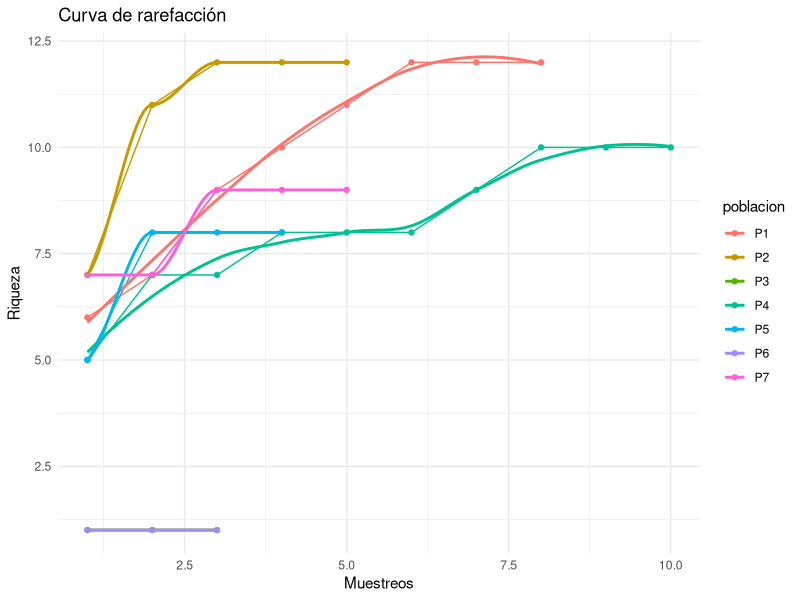
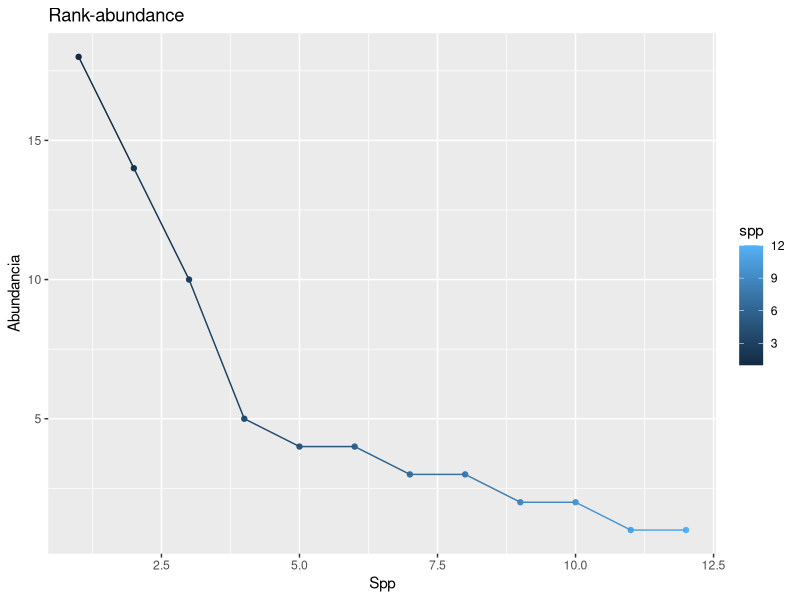
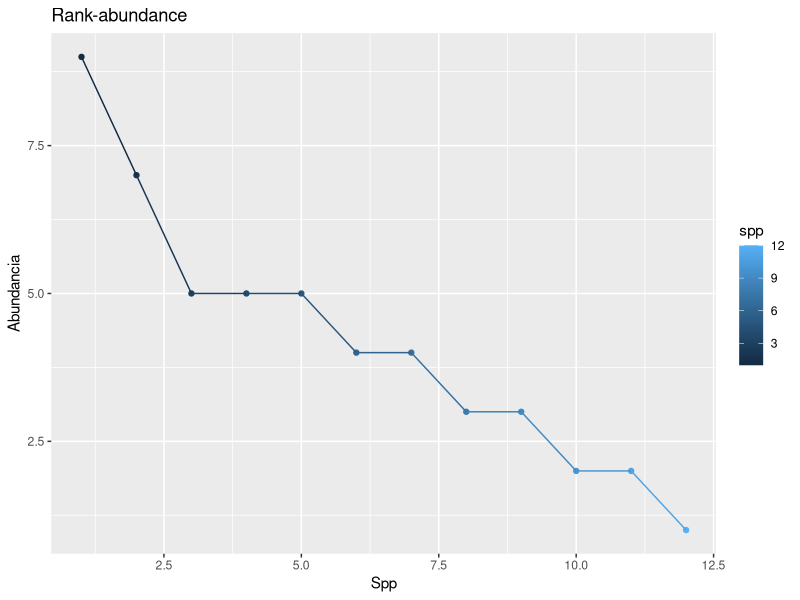
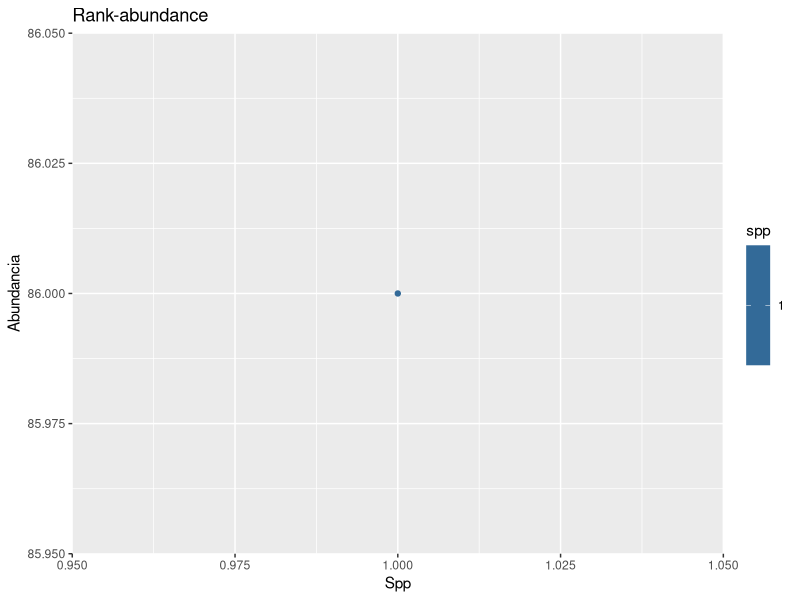
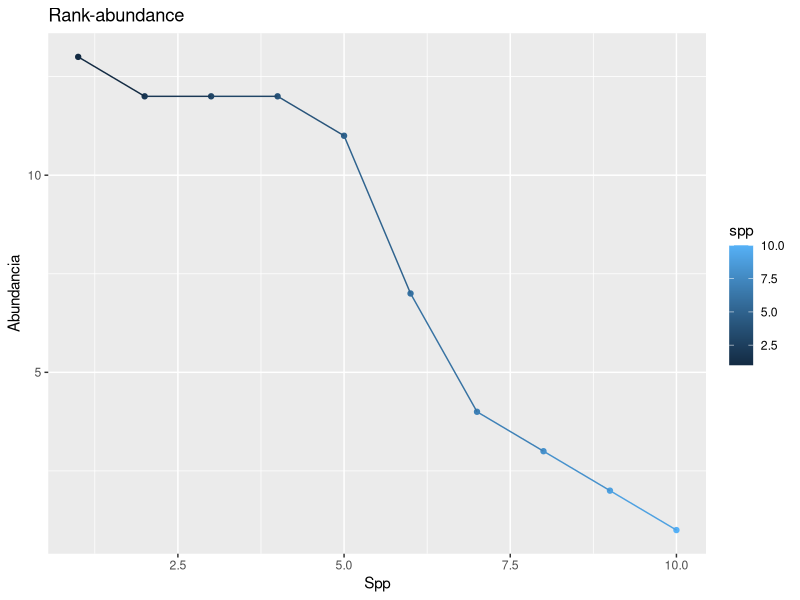
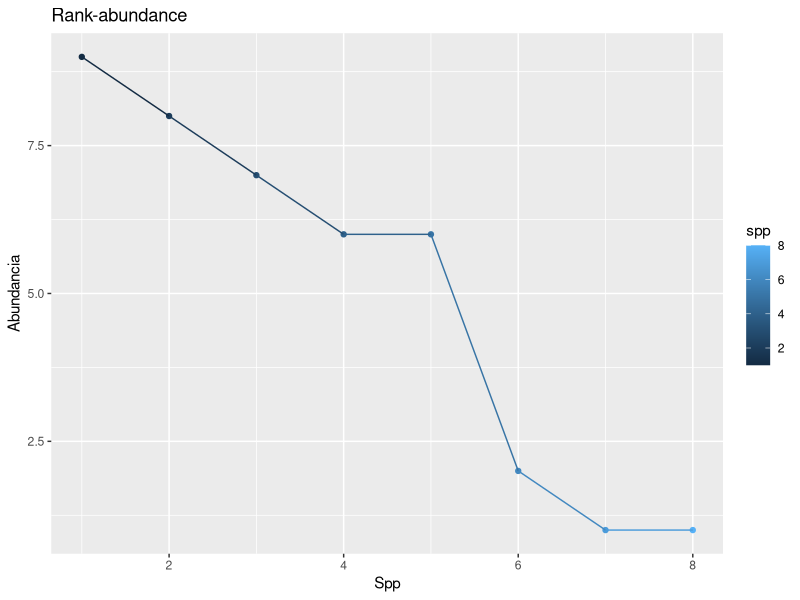
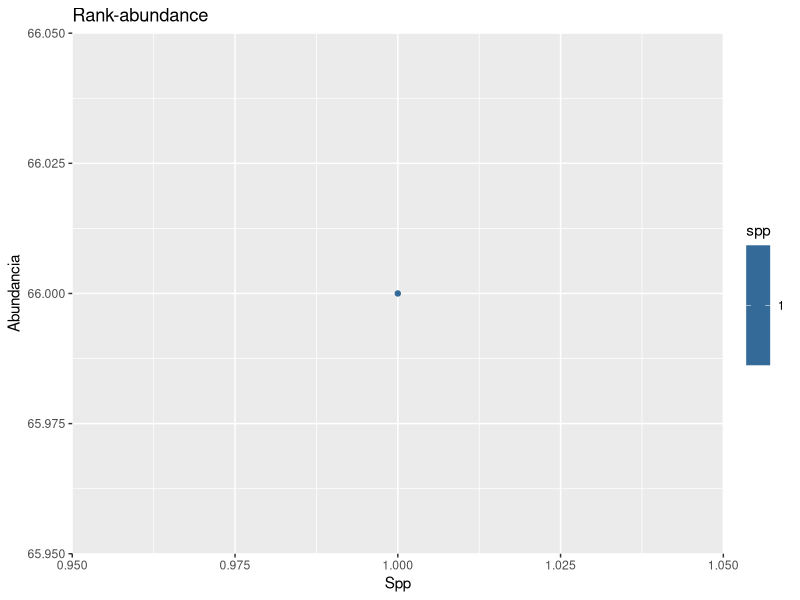
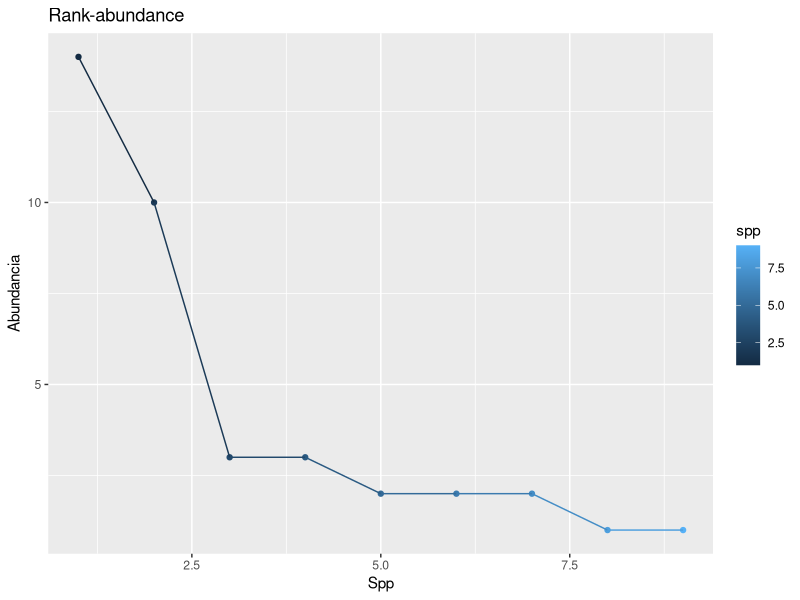

The R script that drew these images, in order:
## ---- chunk 1
library(ggplot2) 
library(tidyr) 
library(dplyr) 

# Cargar base de datos
datos <- read.csv("data/datos.csv")

# Seleccion de solo los datos de muestreos
muestreos <- datos[ ,c(1,16:25)] 
# Invertir el orden de las columnas y renglones 
muestreos2 <- as.data.frame(t(muestreos[ , c(2:11)]))
# Renombrar columnas de acuerdo a la pob a la que corresponden
colnames(muestreos2) <- c(muestreos$poblacion) 
# Agregar una columna para numero de muestreo
muestreos2$muestreo <- c(1:10)

muestreos_prueba <- muestreos2 %>% 
  pivot_longer(cols = starts_with("P"), # Selec. todas las col que empiezan con P 
               names_to = "poblacion", # Poblacion
               values_to = "riqueza") # Sp
# Conservar unicamente los valores >0
muestreos_prueba <- muestreos_prueba[muestreos_prueba$riqueza > 0, ]

# CURVA DE RAREFACCIÓN
rarefac <- ggplot(muestreos_prueba, aes(x = muestreo, y = riqueza, color = poblacion)) +
  geom_point() +  # Puntos
  geom_line() + # Union de los puntos por lineas rectas
  geom_smooth(method = "loess", se = FALSE) + # Ajuste de los puntos a una curva
  labs(title = "Curva de rarefacción", x = "Muestreos", y = "Riqueza") + # Nomb de ejes y graf
  theme_minimal() # Estilo de la graf

print(rarefac)

## ---- chunk 2
#índice de Shannon, normalización de Pielou
shan_pielou <- function(x) { {
  n <- length(x)
  total <- sum(x)
  shannon <- 0
  
  for (i in 1:n) {
    shannon <- shannon + ( (-1) * ( (x[i] / total) * log(x[i] / total) ) ) #ciclo for para no limitar el número de especies
  }
  #Pielou 
  pielou <- shannon / (log(n)) #x tiene que ser necesariamente un vector !!
}
  #Redondeo de los índices
  r_shannon <- round (shannon, 2)
  r_pielou <- round (pielou, 2)
  
  return ( 
    list (shannon = r_shannon,
          pielou = r_pielou) 
  )
}


## ---- chunk 3
#índice de Simpson 
simpson <- function (x) {
  N <- sum(x)
  simpson <- 0
  
  for (i in 1:length(x)) { #ya corregí el error 
    simpson <- simpson + ( (x[i] * (x[i] - 1) ) / ( N * (N - 1) ) )
  }
  #Inverso de Simpson 
  inv_simpson <- (1/simpson)
  
  #índice de Gini-Simpson
  gini <- (1 - simpson) #No estoy segura si es -inverso o -simpson, dejé el último
  
  #Redondeo de los índices
  r_simpson <- round (simpson, 2)
  r_inv_simpson <- round (inv_simpson, 2)
  r_gini <- round(gini, 2)
  
  return ( list (simpson = r_simpson, 
                 inv_simpson = r_inv_simpson, 
                 gini = r_gini)
  )
}

## ---- chunk 4
#Diversidad de CHAO1
chao1 <- function (x) {
  s_obs <- length (x)
  f1 <- sum (x == 1)
  f2 <- sum (x == 2)
  
  chao1 <- s_obs + ( f1^2 / ( 2 * f2) )
  
  r_chao1 <- round (chao1, 2)
 
 return (r_chao1)
 
}
## ---- chunk 5
########## INDICES POR POBLACIÓN  ##########

####            Población 1
pob1 <- datos[1, 2:13]

pob1_shan <- shan_pielou(pob1)
pob1_simpson <- simpson(pob1)
pob1_chao <- chao1(pob1)

####            Población 2 

pob2 <- datos[2, 2:13]

pob2_shan <- shan_pielou(pob2)
pob2_simpson <- simpson(pob2)
pob2_chao <- chao1(pob2)

####            Población 3
pob3 <- datos[3, 2:13]
#sólo tiene fichas naranjas, así que hay que remover los ceros
pob3 <- pob3[pob3 > 0]

pob3_shan <- shan_pielou(pob3)
pob3_simpson <- simpson(pob3)
pob3_chao <- chao1(pob3)
pob3_chao #Da valores NaN

####            Población 4
pob4 <- datos[4, 2:13]
pob4 <- pob4[pob4 > 0]

pob4_shan <- shan_pielou(pob4)
pob4_simpson <- simpson(pob4)
pob4_chao <- chao1(pob4)

####            Población 5 
pob5 <- datos[5, 2:13]
pob5 <- pob5[pob5 > 0]

pob5_shan <- shan_pielou(pob5)
pob5_simpson <- simpson(pob5)
pob5_chao <- chao1(pob5)

####            Población 6 
pob6 <- datos[6, 2:13]
pob6 <- pob6[pob6 > 0]

pob6_shan <- shan_pielou(pob6)
pob6_simpson <- simpson(pob6)
pob6_chao <- chao1(pob6)

####            Población 7 
pob7 <- datos[7, 2:13]
pob7 <- pob7[pob7 > 0]

pob7_shan <- shan_pielou(pob7)
pob7_simpson <- simpson(pob7)
pob7_chao <- chao1(pob7)

## ---- chunk 6
#Crear data list con klos objetos generados de acuerdo con el índice
indices_alpha <- data.frame( 
  poblacion = c("P1", "P2", "P3", "P4", "P5", "P6", "P7"), 
  
  shannon = as.numeric (c (pob1_shan$shannon, pob2_shan$shannon, pob3_shan$shannon, pob4_shan$shannon,
                           pob5_shan$shannon, pob6_shan$shannon, pob7_shan$shannon) ), 
  
  pielou = as.numeric (c (pob1_shan$pielou, pob2_shan$pielou, pob3_shan$pielou, pob4_shan$pielou,
                          pob5_shan$pielou, pob6_shan$pielou, pob7_shan$pielou) ), 
  
  simpson = as.numeric (c (pob1_simpson$simpson, pob2_simpson$simpson, pob3_simpson$simpson, pob4_simpson$simpson,
                           pob5_simpson$simpson, pob6_simpson$simpson, pob7_simpson$simpson) ), 
  
  inv_simpson = as.numeric ( c (pob1_simpson$inv_simpson, pob2_simpson$inv_simpson, pob3_simpson$inv_simpson, pob4_simpson$inv_simpson,
                                pob5_simpson$inv_simpson, pob6_simpson$inv_simpson, pob7_simpson$inv_simpson) ), 
  
  gini = as.numeric (c (pob1_simpson$gini, pob2_simpson$gini, pob3_simpson$gini, pob4_simpson$gini,
                        pob5_simpson$gini, pob6_simpson$gini, pob7_simpson$gini) ), 
  
  chao1 = as.numeric (c (pob1_chao, pob2_chao, pob3_chao, pob4_chao, pob5_chao, pob6_chao, pob7_chao) )
)

## ---- chunk 7
print(indices_alpha) 
## ---- chunk 8
for (x in 1:7) {
  spp1 <- datos[x,c(1:14)] # Seleccionar poblacion
  spp1.1 <- as.data.frame(t(spp1[2:13])) # Cambiar orden de los valores
  colnames(spp1.1) <- "Abundancia" # Nombrar col
  
  spp1.1 <- spp1.1 %>%
    arrange(desc(Abundancia)) # Ordenar de forma decreciente
  
  spp1.1$spp <- c(1:length(spp1.1$Abundancia)) # Numerar spp
  
  spp1.1 <- spp1.1[spp1.1$Abundancia != 0, ] # Quitar spp NO presentes
  
  
  rank_ab <- ggplot(spp1.1, aes(x = spp, y = Abundancia, colour = spp)) +
    geom_point() +  # Puntos
    geom_line() + # Linea de union
    labs(title = "Rank-abundance", x = "Spp", y = "Abundancia")
  print(rank_ab)
}
